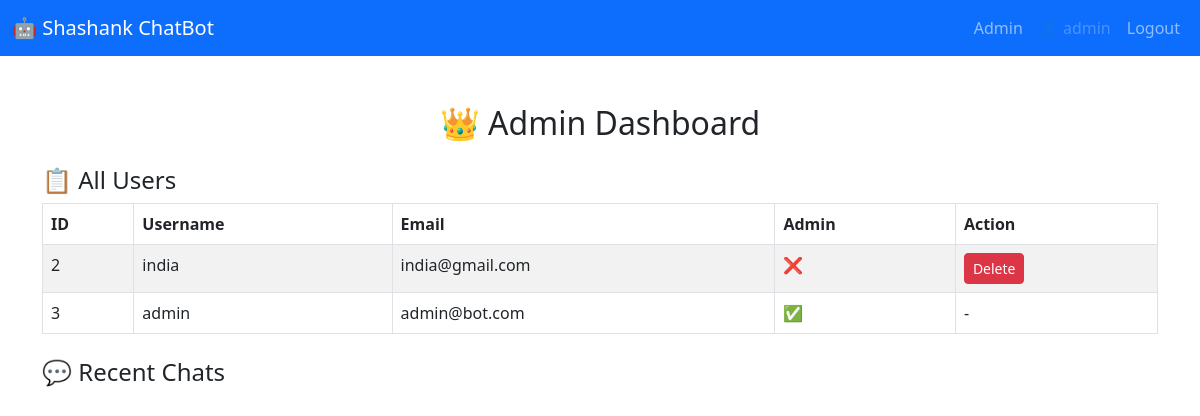
Page /admin (signed in) on the earlier database version.
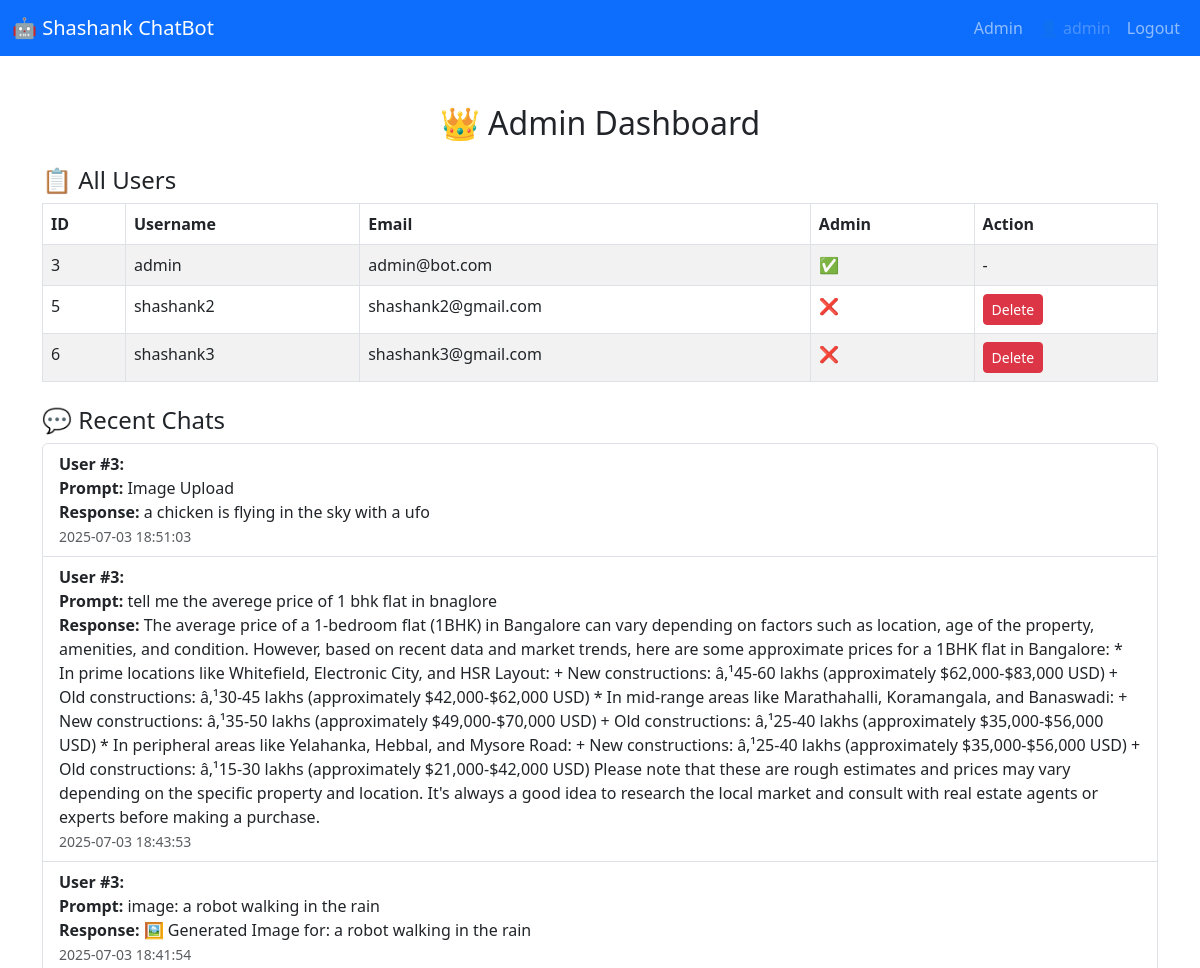
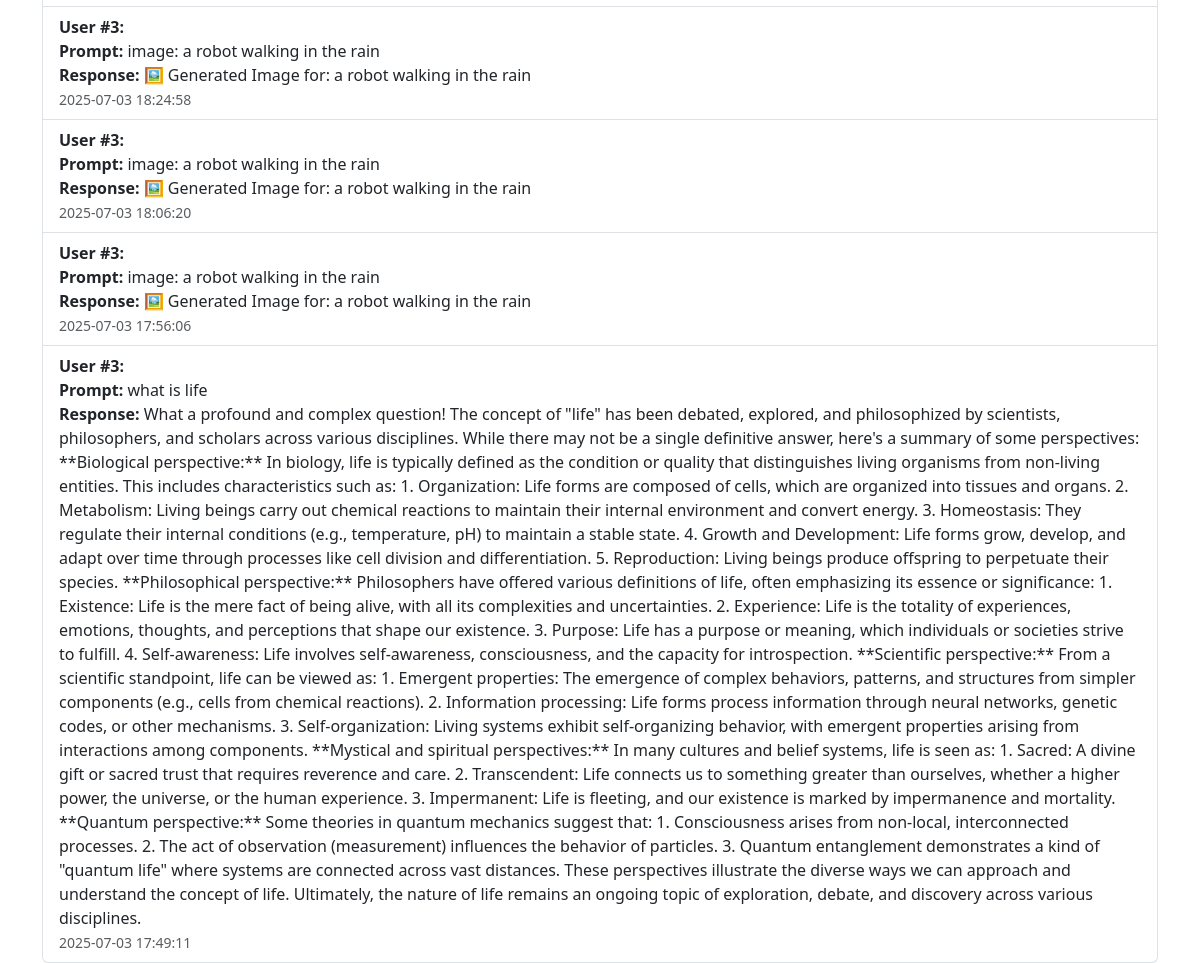
Same page on the later database version (2 pictures, top to bottom).
### chatbot-code/models.py (models this page shows, shortened)
class User(UserMixin, db.Model):
    id = db.Column(db.Integer, primary_key=True)
    username = db.Column(db.String(80), nullable=False)
    email = db.Column(db.String(120), unique=True, nullable=False)
    password_hash = db.Column(db.String(200), nullable=False)
    is_admin = db.Column(db.Boolean, default=False)
    chats = db.relationship("Chat", backref="user", lazy=True)

class Chat(db.Model):
    id = db.Column(db.Integer, primary_key=True)
    prompt = db.Column(db.Text, nullable=True)
    response = db.Column(db.Text, nullable=True)
    timestamp = db.Column(db.DateTime, default=datetime.utcnow)
    user_id = db.Column(db.Integer, db.ForeignKey("user.id"), nullable=False)

### chatbot-code/app.py (the view)
@app.route("/admin")
@login_required
def admin():
    if not current_user.is_admin:
        flash("⛔ Access Denied.", "danger")
        return redirect(url_for("home"))
    users = User.query.all()
    chats = Chat.query.order_by(Chat.timestamp.desc()).all()
    return render_template("admin.html", users=users, chats=chats)

### chatbot-code/app.py (called while the page is built)
@login_manager.user_loader
def load_user(user_id):
    return User.query.get(int(user_id))

### chatbot-code/templates/admin.html
{% extends "base.html" %}
{% block content %}
<div class="container mt-5">
    <h2 class="text-center">👑 Admin Dashboard</h2>
    <h4 class="mt-4">📋 All Users</h4>
    <table class="table table-bordered table-striped">
        <thead>
            <tr>
                <th>ID</th>
                <th>Username</th>
                <th>Email</th>
                <th>Admin</th>
                <th>Action</th>
            </tr>
        </thead>
        <tbody>
            {% for user in users %}
            <tr>
                <td>{{ user.id }}</td>
                <td>{{ user.username }}</td>
                <td>{{ user.email }}</td>
                <td>{{ "✅" if user.is_admin else "❌" }}</td>
                <td>
                    {% if not user.is_admin %}
                    <form action="{{ url_for('delete_user', user_id=user.id) }}" method="POST" onsubmit="return confirm('Are you sure?');">
                        <button type="submit" class="btn btn-sm btn-danger">Delete</button>
                    </form>
                    {% else %}
                    -
                    {% endif %}
                </td>
            </tr>
            {% endfor %}
        </tbody>
    </table>
    <h4 class="mt-4">💬 Recent Chats</h4>
    <ul class="list-group">
        {% for chat in chats %}
        <li class="list-group-item">
            <strong>User #{{ chat.user_id }}:</strong><br>
            <strong>Prompt:</strong> {{ chat.prompt }}<br>
            <strong>Response:</strong> {{ chat.response }}<br>
            <small class="text-muted">{{ chat.timestamp.strftime('%Y-%m-%d %H:%M:%S') }}</small>
        </li>
        {% endfor %}
    </ul>
</div>
{% endblock %}

### chatbot-code/templates/base.html (shortened to what this page needs)
<!DOCTYPE html>
<html lang="en">
<head>
  <link rel="stylesheet" href="https://cdn.jsdelivr.net/npm/bootstrap@5.3.0/dist/css/bootstrap.min.css" />
</head>
<body>
  <nav class="navbar navbar-expand-lg navbar-dark bg-primary">
    <div class="container-fluid">
      <a class="navbar-brand" href="{{ url_for('home') }}">🤖 Shashank ChatBot</a>
      <div class="collapse navbar-collapse justify-content-end" id="navbarNav">
        <ul class="navbar-nav">
          {% if current_user.is_authenticated %}
            {% if current_user.is_admin %}
              <li class="nav-item">
                <a class="nav-link" href="{{ url_for('admin') }}">Admin</a>
              </li>
            {% endif %}
            <li class="nav-item">
              <span class="nav-link disabled">👤 {{ current_user.username }}</span>
            </li>
            <li class="nav-item">
              <a class="nav-link" href="{{ url_for('logout') }}">Logout</a>
            </li>
          {% endif %}
        </ul>
      </div>
    </div>
  </nav>
  {% block content %}{% endblock %}
</body>
</html>

Differences in the rows shown:
removed User: id "2", username "india", email "india@gmail.com", is_admin "❌"
added User: id "5", username "shashank2", email "shashank2@gmail.com", is_admin "❌"
added User: id "6", username "shashank3", email "shashank3@gmail.com", is_admin "❌"
added Chat: user_id "3", prompt "Image Upload", response "a chicken is flying in the sky with a ufo", timestamp "2025-07-03 18:51:03"
added Chat: user_id "3", prompt "tell me the averege price of 1 bhk flat in bnaglore", response "The average price of a 1-bedroom flat (1BHK) in Bangalore can vary depending on factors such as location, age of the property, amenities, and condition. However, based on recent data and market trends, here are some approximate prices for a 1BHK flat in Bangalore: * In prime locations like Whitefield, Electronic City, and HSR Layout: + New constructions: â‚¹45-60 lakhs (approximately $62,000-$83,000 USD) + Old constructions: â‚¹30-45 lakhs (approximately $42,000-$62,000 USD) * In mid-range areas like Marathahalli, Koramangala, and Banaswadi: + New constructions: â‚¹35-50 lakhs (approximately $49,000-$70,000 USD) + Old constructions: â‚¹25-40 lakhs (approximately $35,000-$56,000 USD) * In…", timestamp "2025-07-03 18:43:53"
added Chat: user_id "3", prompt "image: a robot walking in the rain", response "🖼️ Generated Image for: a robot walking in the rain", timestamp "2025-07-03 18:41:54"
added Chat: user_id "3", prompt "image: a robot walking in the rain", response "🖼️ Generated Image for: a robot walking in the rain", timestamp "2025-07-03 18:24:58"
added Chat: user_id "3", prompt "image: a robot walking in the rain", response "🖼️ Generated Image for: a robot walking in the rain", timestamp "2025-07-03 18:06:20"
added Chat: user_id "3", prompt "image: a robot walking in the rain", response "🖼️ Generated Image for: a robot walking in the rain", timestamp "2025-07-03 17:56:06"
added Chat: user_id "3", prompt "what is life", response "What a profound and complex question! The concept of \"life\" has been debated, explored, and philosophized by scientists, philosophers, and scholars across various disciplines. While there may not be a single definitive answer, here's a summary of some perspectives: **Biological perspective:** In biology, life is typically defined as the condition or quality that distinguishes living organisms from non-living entities. This includes characteristics such as: 1. Organization: Life forms are composed of cells, which are organized into tissues and organs. 2. Metabolism: Living beings carry out chemical reactions to maintain their internal environment and convert energy. 3. Homeostasis: They…", timestamp "2025-07-03 17:49:11"
